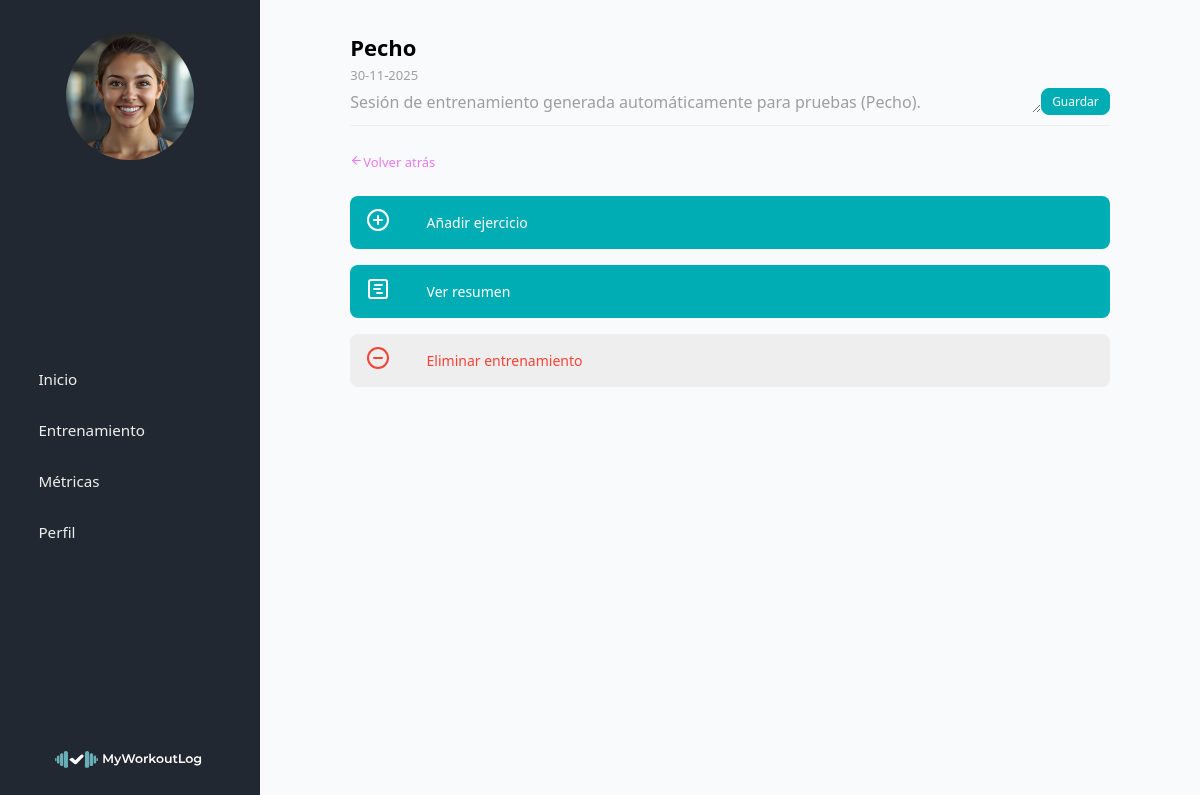
The page /index.php?controller=entrenamiento&action=ver&id=114 (signed in) on the database its author committed.
### tables this page shows
CREATE TABLE `entrenamientos` (
  `id` int(11) NOT NULL,
  `id_usuario` int(11) NOT NULL,
  `fecha` date NOT NULL,
  `nombre_entrenamiento` varchar(100) NOT NULL,
  `notas` text DEFAULT NULL
);

### controller/EntrenamientoController.php (called while the page is built, shortened)
<?php
require_once __DIR__ . '/../model/Entrenamiento.php';
class EntrenamientoController{
    public function ver(){
        $idUsuario       = $_SESSION['id_usuario'];
        $idEntrenamiento = isset($_GET['id']) ? (int)$_GET['id'] : 0;
        $entrenamiento = Entrenamiento::buscarPorId($idEntrenamiento, $idUsuario);
        require __DIR__ . '/../view/layout.php';
    }
}

### index.php (called while the page is built, shortened)
<?php
$action         = $_GET['action']     ?? 'login';
$action         = preg_replace('/[^a-zA-Z0-9_]/', '', $action);
$controller = new $controllerClass();
$controller->$action();

### model/Entrenamiento.php (called while the page is built, shortened)
<?php
class Entrenamiento
{
    private ?int $id = null;
    private string $fecha;
    private string $nombre_entrenamiento;
    private ?string $notas;
    public function __construct(
        ?int $id = null,
        int $id_usuario = 0,
        string $fecha = '',
        string $nombre_entrenamiento = '',
        ?string $notas = null
    ) {
        $this->id                  = $id;
        $this->fecha               = $fecha;
        $this->nombre_entrenamiento = $nombre_entrenamiento;
        $this->notas               = $notas;
    }
    public function getId(): ?int
    {
        return $this->id;
    }
    public function getFecha(): string
    {
        return $this->fecha;
    }
    public function getNombreEntrenamiento(): string
    {
        return $this->nombre_entrenamiento;
    }
    public function getNotas(): ?string
    {
        return $this->notas;
    }
    public static function buscarPorId(int $id, int $id_usuario): ?Entrenamiento
    {
        $pdo = Conexion::conectar();
        $sql = "SELECT * FROM entrenamientos
                WHERE id = :id
                  AND id_usuario = :id_usuario
                LIMIT 1";
        $stmt = $pdo->prepare($sql);
        $stmt->execute([
            'id'         => $id,
            'id_usuario' => $id_usuario,
        ]);
        $fila = $stmt->fetch();
        return new Entrenamiento(
            (int)$fila['id'],
            (int)$fila['id_usuario'],
            $fila['fecha'],
            $fila['nombre_entrenamiento'],
            $fila['notas'] !== null ? (string)$fila['notas'] : null
        );
    }
}

### view/app/entrenamientos/ver.php (the view, shortened to what this page needs)
<section class="entrenamiento">
    <div class="entrenamiento__cabecera">
        <form action="index.php?controller=entrenamiento&action=actualizar" class="entrenamiento__cabecera-form" method="post">
            <h2 class="entrenamiento__titulo">
                <input
                    class="entrenamiento__titulo-input"
                    type="text"
                    name="nombre_entrenamiento"
                    value="<?php echo htmlspecialchars($entrenamiento->getNombreEntrenamiento()); ?>"
                    required
                >
            </h2>
            <p class="entrenamiento__fecha">
                <?php
                $fechaObj = new DateTime($entrenamiento->getFecha());
                echo $fechaObj->format('d-m-Y');
                ?>
            </p>
            <div class="entrenamiento__notas-wrapper">
                <textarea
                    class="entrenamiento__notas-input"
                    name="notas"
                    rows="1"
                    maxlength="35"
                    placeholder="Añadir notas del entrenamiento..."
                ><?php echo htmlspecialchars($entrenamiento->getNotas() ?? ''); ?></textarea>
                <button type="submit" class="entrenamiento__cabecera-guardar">
                    Guardar
                </button>
            </div>
        </form>
    </div>
    <div class="contenedor__volver-atras">
        <a class="contenedor__volver-atras__link" href="index.php?controller=entrenamiento&action=index">
            <i data-lucide="arrow-left"></i>Volver atrás
        </a>
    </div>
    <section class="acciones-entrenamiento">
        <a class="acciones-entrenamiento__boton acciones-entrenamiento__boton--primario"
           href="index.php?controller=ejercicio&action=index&id_entrenamiento=<?php echo $entrenamiento->getId(); ?>">
            <span class="acciones-entrenamiento__icono">
                <i data-lucide="circle-plus"></i>
            </span>
            <span class="acciones-entrenamiento__texto">Añadir ejercicio</span>
        </a>
        <a
            href="index.php?controller=entrenamiento&action=resumen&id=<?php echo $entrenamiento->getId(); ?>"
            class="acciones-entrenamiento__boton acciones-entrenamiento__boton--primario"
        >
            <span class="acciones-entrenamiento__icono">
                <i data-lucide="square-chart-gantt"></i>
            </span>
            <span class="acciones-entrenamiento__texto">Ver resumen</span>
        </a>
        <a class="acciones-entrenamiento__boton acciones-entrenamiento__boton--peligro"
           href="index.php?controller=entrenamiento&action=eliminar&id=<?php echo $entrenamiento->getId(); ?>">
            <span class="acciones-entrenamiento__icono">
                <i data-lucide="circle-minus"></i>
            </span>
            <span class="acciones-entrenamiento__texto">Eliminar entrenamiento</span>
        </a>
    </section>
</section>

### public/css/css.css (style rules this page uses)
:root { --color-principal: #222831; --color-secundario: #393E46; --color-terciario: #00ADB5; --color-neutro: #EEEEEE; --color-acento: #EA7AF4; --negro: #000000; --primario-oscuro-100: #1B1F25; --secundario: #393E46; --secundario-claro-200: #5A5F66; --secundario-claro-150: #9e9e9e; --secundario-claro100: #eceff1; --claro: #f9fafb; --turq-700: #007E86; --turq-600: #00ADB5; --turq-400: #33C7CC; --turq-200: #66D6D9; --mag-700: #C15FC8; --mag-600: #EA7AF4; --mag-400: #F2A8F7; --mag-200: #F8CFFD; --sem-exito: #4CAF50; --sem-error: #F44336; --sem-warning: #FFC107; --sem-info: #2196F3; }
* { padding: 0; margin: 0; font-family: system-ui, -apple-system, BlinkMacSystemFont, "Segoe UI", sans-serif; box-sizing: border-box; }
a { text-decoration: none; }
.entrenamiento { display: flex; flex-direction: column; gap: 24px; max-width: 960px; width: 90%; }
.entrenamiento__cabecera { display: flex; flex-direction: column; border-bottom: 1px solid var(--color-neutro); }
.entrenamiento__cabecera-form { display: flex; flex-direction: column; gap: 4px; }
.entrenamiento__titulo { font-size: 22px; font-weight: 600; }
.entrenamiento__titulo-input { width: 100%; border: none; background: transparent; font: inherit; padding: 0; margin: 0; outline: none; }
.entrenamiento__fecha { font-size: 13px; color: var(--secundario-claro-150); }
.entrenamiento__notas-wrapper { display: flex; width: 100%; justify-content: space-between; align-items: center; padding-bottom: 10px; }
.entrenamiento__notas-input { width: 100%; border: none; background: transparent; font-size: inherit; font-family: inherit; color: var(--secundario-claro-150); padding: 0; margin: 0; resize: vertical; outline: none; }
.entrenamiento__cabecera-guardar { align-self: flex-start; margin-top: 6px; padding: 4px 10px; font-size: 12px; border-radius: 8px; border: 1px solid var(--color-terciario); background-color: var(--color-terciario); color: #ffffff; cursor: pointer; margin: 0; }
.acciones-entrenamiento { display: flex; flex-direction: column; gap: 16px; align-items: center; }
.acciones-entrenamiento__boton { display: flex; align-items: center; gap: 5%; padding: 12px 16px; border: none; border-radius: 8px; cursor: pointer; width: 100%; }
.acciones-entrenamiento__texto { font-size: 14px; }
.acciones-entrenamiento__boton--primario { background-color: var(--color-terciario); color: #ffffff; }
.acciones-entrenamiento__boton--peligro { background-color: var(--color-neutro); color: var(--sem-error); }
.contenedor__volver-atras__link { color: var(--color-acento); font-size: 13px; }
.contenedor__volver-atras__link svg { height: 13px!important; width: 13px!important; }
@media (min-width: 800px) { .layout-app { margin: 0; min-height: 100vh; display: grid; grid-template-columns: 260px minmax(0, 1fr); grid-template-rows: 100vh; grid-template-areas: "sidebar main"; overflow: hidden; background-color: var(--color-principal); } }

### rows shown on the page
entrenamientos: nombre_entrenamiento "Pecho", fecha "30-11-2025", notas "Sesión de entrenamiento generada automáticamente para pruebas (Pecho)."
